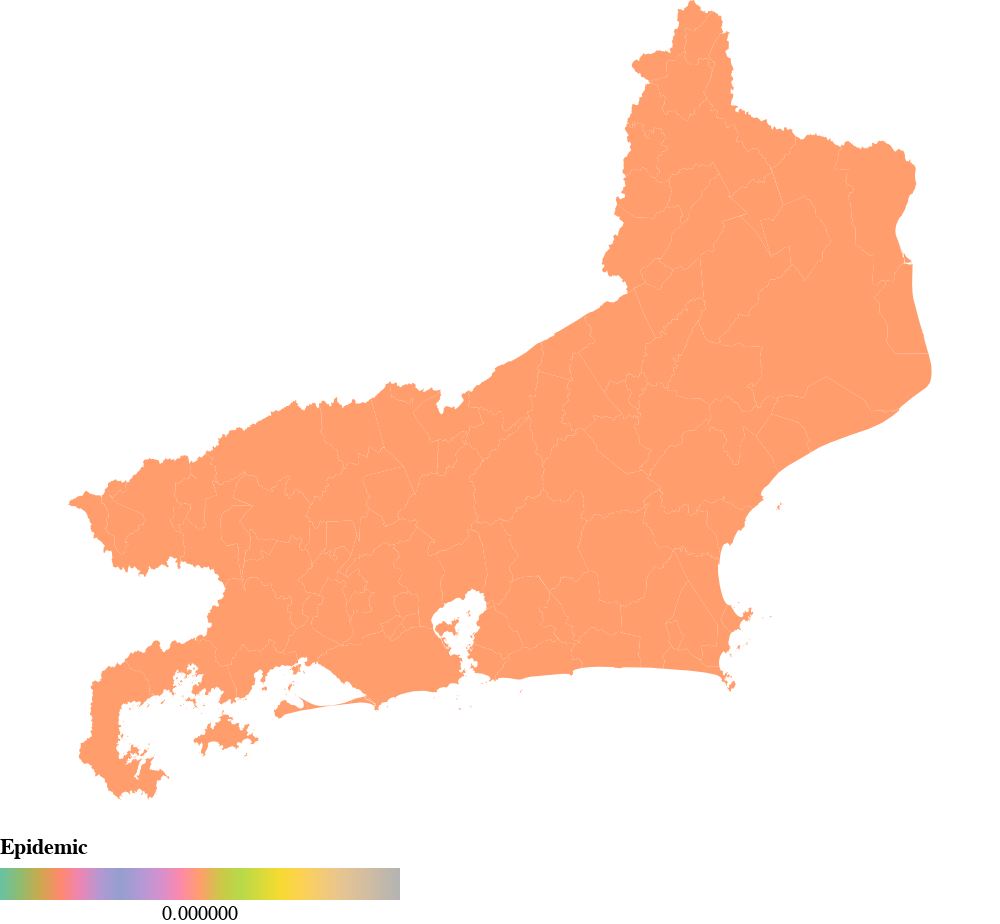

The notebook cell this image was saved under:
### Code cell
spec = (
        alt.Chart(
            data=snap,
            padding={"left": 0, "top": 0, "right": 0, "bottom": 0},
        )
        .mark_geoshape()
        .encode(
            color=alt.Color(
                "epi:Q",
                sort="ascending",
                scale=alt.Scale(
                    scheme="set2",
                    domainMin=0,
                ),
                legend=alt.Legend(
                    title="Epidemic",
                    orient="bottom",
                    tickCount=10,
                ),
            ),
            tooltip=["name_muni:N",  "nivel:Q"],
        )  # .add_params(select_year)#.transform_filter(select_year)
        .properties(width=500, height=400)
    )
spec
